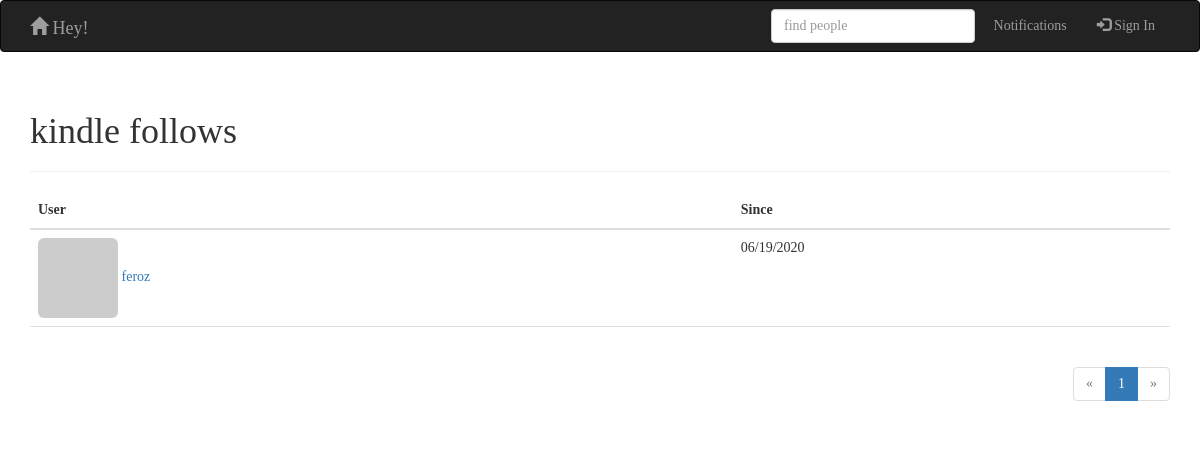
Screenshot of /followed/kindle with the database file from the repository.
### app/models.py (models this page shows, shortened)
class User(UserMixin,db.Model):
    __tablename__ = 'users'
    id = db.Column(db.Integer, primary_key=True)
    email = db.Column(db.String(64), unique=True, index=True)
    username = db.Column(db.String(64), unique=True, index=True)
    password_hash = db.Column(db.String(128))
    role_id = db.Column(db.Integer, db.ForeignKey('roles.id'))
    name = db.Column(db.String(64))
    location = db.Column(db.String(64))
    about_me = db.Column(db.Text())
    member_since = db.Column(db.DateTime(),default=datetime.utcnow)
    last_seen = db.Column(db.DateTime(),default=datetime.utcnow)
    avatar_hash = db.Column(db.String(32))
    posts = db.relationship('Post', backref='author', lazy='dynamic')
    followed = db.relationship('Follow',backref=db.backref('follower',lazy = 'joined'),lazy='dynamic',cascade='all,delete-orphan',foreign_keys=[Follow.follower_id])
    followers = db.relationship('Follow', backref=db.backref('followed', lazy='joined'), lazy='dynamic',
                               cascade='all,delete-orphan', foreign_keys=[Follow.followed_id])
    def gravatar(self, size=100, default='identicon', rating='g'):
        if request.is_secure:
            url = 'https://secure.gravatar.com/avatar'
        else:
            url = 'http://www.gravatar.com/avatar'
        hash = self.avatar_hash or hashlib.md5(self.email.encode('utf-8')).hexdigest()
        return '{url}/{hash}?s={size}&d={default}&r={rating}'.format(
            url=url, hash=hash, size=size, default=default, rating=rating)
    @property
    def password(self):
        raise AttributeError('password is not a readable attribute')

class Follow(db.Model):
    __tablename__ = 'follows'
    follower_id = db.Column(db.Integer, db.ForeignKey('users.id'),primary_key=True)
    followed_id = db.Column(db.Integer, db.ForeignKey('users.id'),primary_key=True)
    timestamp = db.Column(db.DateTime, default=datetime.utcnow)

### app/main/hello.py (the view)
@main.route('/followed/<username>')
def followed(username):
    user = User.query.filter_by(username=username).first()
    if user is None:
        flash('Invalid user.')
        return redirect(url_for('.index'))
    page = request.args.get('page', 1, type=int)
    pagination = user.followed.paginate(
        page, per_page=current_app.config['FLASKY_POSTS_PER_PAGE'],error_out=False)
    followed = [{'user': item.followed, 'timestamp': item.timestamp} for item in pagination.items]
    return render_template('followed.html', user=user, title="follows",endpoint='.followed', pagination=pagination, followed=followed)

### app/auth/views.py (called while the page is built)
@auth.before_app_request
def before_request():
    if current_user.is_authenticated:
        current_user.ping()

### app/main/__init__.py (called while the page is built)
@main.app_context_processor
def inject_permissions():
    return dict(Permission=models.Permission)

### app/templates/followed.html (shortened to what this page needs)
{% extends "base.html" %}
{% import "_macros.html" as macros %}
{% block page_content %}
<div class="page-header">
    <h1>{{ user.username }} {{ title }}</h1>
</div>
<table class="table table-hover followers">
    <thead><tr><th>User</th><th>Since</th></tr></thead>
    {% for follow in followed %}
    {% if follow.user != user %}
    <tr>
        <td>
            <a href="{{ url_for('.user', username = follow.user.username) }}">
                <img class="img-rounded" src="{{ follow.user.gravatar(size=32) }}">
                {{ follow.user.username }}
            </a>
        </td>
        <td>{{ moment(follow.timestamp).format('L') }}</td>
    </tr>
    {% endif %}
    {% endfor %}
</table>
<div class="pagination">
    {{ macros.pagination_widget(pagination, endpoint, username = user.username) }}
</div>
{% endblock %}

### app/static/styles.css (style rules this page uses)
* { font-family:Verdana; }
div.pagination { width: 100%; text-align: right; padding: 0px; margin: 0px; }
.table.followers tr { border-bottom: 1px solid #e0e0e0; }

### rows the page displays
User: username "kindle"
User: user.username "feroz"
Follow: timestamp "06/19/2020"

### other values shown
{{ title }} "follows"
{{ p }} "1"
